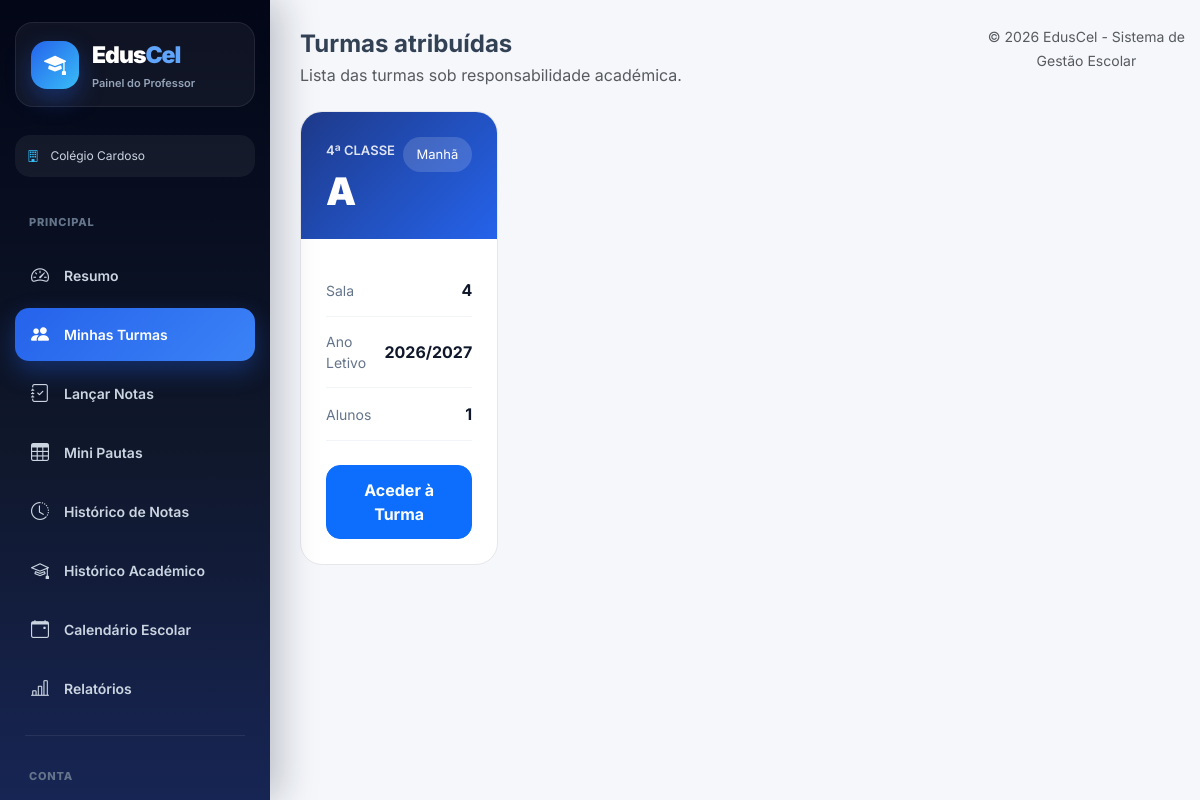
The app's page /professor/turmas/ (signed in) with its own data.
### users/models.py (models this page shows, shortened)
class User(AbstractUser):
    ROLE_CHOICES = (
        ("SUPERADMIN", "Super Admin"),
        ("DIRETOR", "Diretor"),
        ("DIRETOR_PEDAGOGICO", "Diretor Pedagógico"),
        ("PROFESSOR", "Professor"),
        ("ALUNO", "Aluno"),
        ("FINANCEIRO", "Financeiro"),
        ("SECRETARIA", "Secretaria"),
    )
    role = models.CharField(
        max_length=25,
        choices=ROLE_CHOICES,
        default="ALUNO",
        verbose_name="Perfil"
    )
    ativo = models.BooleanField(
        default=True,
        verbose_name="Ativo"
    )
    escola = models.ForeignKey(
        "academic.Escola",
        on_delete=models.CASCADE,
        null=True,
        blank=True,
        related_name="usuarios",
        verbose_name="Escola"
    )
    telefone = models.CharField(
        max_length=20,
        unique=True,
        null=True,
        blank=True,
        verbose_name="Telefone"
    )
    telefone_verificado = models.BooleanField(
        default=False,
        verbose_name="Telefone Verificado"
    )
    email_verificado = models.BooleanField(
        default=False,
        verbose_name="Email Verificado"
    )
    criado_em = models.DateTimeField(
        auto_now_add=True,
        verbose_name="Criado em"
    )
    tentativas_login = models.PositiveIntegerField(
        default=0
    )
    bloqueado_ate = models.DateTimeField(
        null=True,
        blank=True
    )
    otp_codigo = models.CharField(
        max_length=128,
        null=True,
        blank=True,
        verbose_name="OTP"
    )
    otp_expira_em = models.DateTimeField(
        null=True,
        blank=True,
        verbose_name="Expira em"
    )
    otp_tentativas = models.PositiveIntegerField(
        default=0,
        verbose_name="Tentativas OTP"
    )
    ultimo_envio_otp = models.DateTimeField(
        null=True,
        blank=True,
        verbose_name="Último envio OTP"
    )
    objects = UserManager()

### academic/models.py (models this page shows, shortened)
class Escola(models.Model):
    nome = models.CharField(
        "Nome da Escola",
        max_length=255
    )
    codigo = models.CharField(
        "Código da Escola",
        max_length=10,
        unique=True,
        blank=True,
        help_text="Código usado no login da escola"
    )
    logo = models.ImageField(
        upload_to='logos_escolas/',
        blank=True,
        null=True
    )
    endereco = models.CharField(
        "Endereço",
        max_length=255
    )
    provincia = models.CharField(
        "Província",
        max_length=100,
        blank=True,
        null=True
    )
    municipio = models.CharField(
        "Município",
        max_length=100,
        blank=True,
        null=True
    )
    telefone = models.CharField(
        "Telefone",
        max_length=20
    )
    nif = models.CharField(
        "NIF",
        max_length=14,
        blank=True,
        null=True,
        help_text="Número de Identificação Fiscal da escola"
    )
    email = models.EmailField(
        "Email da Escola",
        max_length=254,
        blank=True,
        null=True,
        help_text="Email oficial da escola"
    )
    plano = models.ForeignKey(
        "Plano",
        on_delete=models.SET_NULL,
        null=True,
        blank=True,
        related_name="escolas",
        verbose_name="Plano"
    )
    data_expiracao = models.DateField(
        "Data de Expiração do Plano",
        null=True,
        blank=True
    )
    ativo = models.BooleanField(
        "Ativo",
        default=True
    )
    criada_em = models.DateTimeField(
        "Criada em",
        auto_now_add=True
    )
    class Meta:
        verbose_name = "Escola"
        verbose_name_plural = "Escolas"
        ordering = ["nome"]

class Turma(models.Model):
    CLASSE_CHOICES = [
        ('0', 'Iniciação'),
        ('1', '1ª Classe'),
        ('2', '2ª Classe'),
        ('3', '3ª Classe'),
        ('4', '4ª Classe'),
        ('5', '5ª Classe'),
        ('6', '6ª Classe'),
        ('7', '7ª Classe'),
        ('8', '8ª Classe'),
        ('9', '9ª Classe'),
        ('10', '10ª Classe'),
        ('11', '11ª Classe'),
        ('12', '12ª Classe'),
        ('13', '13ª Classe'),
    ]
    TURNOS = [
        ('MANHA', 'Manhã'),
        ('TARDE', 'Tarde'),
        ('NOITE', 'Noite'),
    ]
    classe = models.CharField(
        max_length=10,
        choices=CLASSE_CHOICES,
        verbose_name="Classe"
    )
    curso = models.ForeignKey(
        'Curso',
        on_delete=models.SET_NULL,
        null=True,
        blank=True,
        related_name="turmas",
        verbose_name="Curso"
    )
    identificador = models.CharField(
        max_length=5,
        verbose_name="Identificador da Turma"
    )
    sala = models.CharField(
        max_length=20,
        null=True,
        blank=True,
        verbose_name="Sala"
    )
    turno = models.CharField(
        max_length=10,
        choices=TURNOS,
        default='MANHA',
        verbose_name='Turno'
    )
    ano_letivo = models.ForeignKey(
        'AnoLetivo',
        on_delete=models.CASCADE,
        related_name="turmas",
        verbose_name="Ano Letivo"
    )
    escola = models.ForeignKey(
        'Escola',
        on_delete=models.CASCADE,
        related_name="turmas",
        verbose_name="Escola"
    )
    professor = models.ForeignKey(
        settings.AUTH_USER_MODEL,
        on_delete=models.SET_NULL,
        related_name="turmas",
        limit_choices_to={"role": "PROFESSOR"},
        null=True,
        blank=True,
        verbose_name="Professor Responsável"
    )
    diretor_turma = models.ForeignKey(
        settings.AUTH_USER_MODEL,
        on_delete=models.SET_NULL,
        null=True,
        blank=True,
        limit_choices_to={
            "role": "PROFESSOR"
        },
        related_name="turmas_como_diretor",
        verbose_name="Diretor de Turma"
    )
    criada_em = models.DateTimeField(
        auto_now_add=True,
        verbose_name="Data de Criação"
    )
    class Meta:
        constraints = [
            models.UniqueConstraint(
                fields=[
                    'classe',
                    'identificador',
                    'turno',
                    'ano_letivo',
                    'escola',
                    'curso'
                ],
                name='unique_turma_por_curso'
            )
        ]
        verbose_name = "Turma"
        verbose_name_plural = "Turmas"

class AnoLetivo(models.Model):
    nome = models.CharField(max_length=20)  # Ex: 2025/2026
    ativo = models.BooleanField(default=True)
    escola = models.ForeignKey(
        "Escola",
        on_delete=models.CASCADE,
        related_name="anos_letivos"
    )
    def __str__(self):
        return self.nome

### core/views.py (the view, shortened to what this page needs)
# urls.py: path("professor/turmas/", views.minhas_turmas, name="minhas_turmas"),
@login_required
def minhas_turmas(request):
    if request.user.role != "PROFESSOR":
        return redirect(
            "dashboard"
        )
    professor = request.user
    escola = professor.escola
    ano_letivo = AnoLetivo.objects.filter(
        escola=escola,
        ativo=True
    ).first()
    turmas = (
        Turma.objects
        .filter(
            escola=escola,
            ano_letivo=ano_letivo,
            disciplinas__professor=professor
        )
        .select_related(
            "curso",
            "ano_letivo",
            "escola"
        )
        .prefetch_related(
            "alunos"
        )
        .distinct()
        .order_by(
            "classe",
            "identificador"
        )
    )
    context = {
        "turmas": turmas,
        "total_turmas": turmas.count(),
        "ano_letivo": ano_letivo,
    }
    return render(
        request,
        "minhas_turmas.html",
        context
    )

### core/templates/minhas_turmas.html (shortened to what this page needs)
{% extends "base_professor.html" %}
{% load static %}
{% block content %}
{% if turmas %}
<div class="turmas-header mb-4">
    <div>
        <h4 class="fw-bold mb-1">
            Turmas atribuídas
        </h4>
        <p class="text-muted mb-0">
            Lista das turmas sob responsabilidade académica.
        </p>
    </div>
</div>
<div class="row g-4">
{% for turma in turmas %}
<div class="col-xl-4 col-lg-6">
<div class="turma-item">
<div class="turma-top">
<div>
<span class="classe-label">
{{ turma.get_classe_display }}
</span>
<h3>
{{ turma.identificador }}
</h3>
</div>
<div class="turno-box">
{{ turma.get_turno_display }}
</div>
</div>
<div class="turma-body">
<div class="linha-info">
<div>
Sala
</div>
<strong>
{% if turma.sala %}
{{ turma.sala }}
{% else %}
Não definida
{% endif %}
</strong>
</div>
<div class="linha-info">
<div>
Ano Letivo
</div>
<strong>
{{ turma.ano_letivo }}
</strong>
</div>
<div class="linha-info">
<div>
Alunos
</div>
<strong>
{{ turma.alunos.count }}
</strong>
</div>
<div class="mt-4">
<a href="{% url 'alunos_da_turma' turma.id %}"
class="btn btn-primary w-100 btn-acessar">
Aceder à Turma
</a>
</div>
</div>
</div>
</div>
{% endfor %}
</div>
{% endif %}
</div>
{% endblock %}

### core/templates/base_professor.html (shortened to what this page needs)
<!DOCTYPE html>
<html lang="pt">
<head>
<link
href="https://cdn.jsdelivr.net/npm/bootstrap@5.3.3/dist/css/bootstrap.min.css"
rel="stylesheet">
<link
href="https://cdn.jsdelivr.net/npm/bootstrap-icons@1.11.3/font/bootstrap-icons.css"
rel="stylesheet">
</head>
<body>
<div class="wrapper">
<aside class="sidebar">
<div class="logo-box">
<div class="logo-icon">
<i class="bi bi-mortarboard-fill"></i>
</div>
<div>
<div class="logo-text">
Edus<span>Cel</span>
</div>
<span class="logo-subtitle">
Painel do Professor
</span>
</div>
</div>
<div class="school-mini">
<i class="bi bi-building"></i>
{% if request.user.escola %}
{{ request.user.escola.nome }}
{% else %}
Escola não associada
{% endif %}
</div>
<ul class="menu">
<li class="menu-title">
Principal
</li>
<li>
<a href="{% url 'dashboard_professor' %}"
class="menu-link
">
<i class="bi bi-speedometer2"></i>
Resumo
</a>
</li>
<li>
<a href="{% url 'minhas_turmas' %}"
class="menu-link
{% if request.resolver_match.url_name == 'minhas_turmas' %}
active
{% endif %}
">
<i class="bi bi-people-fill"></i>
Minhas Turmas
</a>
</li>
<li>
<a href="{% url 'lancar_notas' %}"
class="menu-link
">
<i class="bi bi-journal-check"></i>
Lançar Notas
</a>
</li>
<li>
<a href="{% url 'mini_pautas' %}"
class="menu-link
">
<i class="bi bi-table"></i>
Mini Pautas
</a>
</li>
<li>
<a href="{% url 'historico_notas' %}"
class="menu-link
">
<i class="bi bi-clock-history"></i>
Histórico de Notas
</a>
</li>
<li>
<a href="{% url 'historico_professor' %}"
class="menu-link
">
<i class="bi bi-mortarboard"></i>
Histórico Académico
</a>
</li>
<li>
<a href="{% url 'calendario_professor' %}"
class="menu-link
">
<i class="bi bi-calendar-event"></i>
Calendário Escolar
</a>
</li>
<li>
<a href="{% url 'relatorios_professor' %}"
class="menu-link
">
<i class="bi bi-bar-chart-line"></i>
Relatórios
</a>
</li>
<div class="menu-divider"></div>
<li class="menu-title">
Conta
</li>
</ul>
</aside>
<div class="main">
<div class="content">
{% block content %}
{% endblock %}
</div>
<footer class="text-center py-4">
<span class="text-muted small">
© <span id="anoAtual"></span>
EdusCel - Sistema de Gestão Escolar
</span>
</footer>
</div>
</body>
</html>

### core/templates/base_professor.html (style rules this page uses)
:root { --primary:#2563eb; --primary-dark:#1d4ed8; --primary-light:#60a5fa; --dark:#0f172a; --dark-soft:#1e293b; --background:#f8fafc; --white:#ffffff; --text:#334155; --muted:#64748b; --border:#e2e8f0; --success:#16a34a; --danger:#dc2626; }
* { margin:0; padding:0; box-sizing:border-box; }
html { scroll-behavior:smooth; }
body { font-family:'Inter',sans-serif; background:var(--background); color:var(--text); overflow-x:hidden; }
a { text-decoration:none; }
.wrapper { display:flex; min-height:100vh; }
.sidebar { position:fixed; left:0; top:0; width:270px; height:100vh; background: linear-gradient( 180deg, #020617, #0f172a 55%, #172554 ); padding:22px 15px; overflow-y:auto; z-index:2000; box-shadow: 10px 0 35px rgba(15,23,42,.25); transition:.3s ease; }
.logo-box { display:flex; align-items:center; gap:13px; padding:15px; margin-bottom:28px; border-radius:18px; background: rgba(255,255,255,.05); border: 1px solid rgba(255,255,255,.08); }
.logo-icon { width:48px; height:48px; border-radius:16px; display:flex; align-items:center; justify-content:center; background: linear-gradient( 135deg, #2563eb, #38bdf8 ); color:white; font-size:22px; box-shadow: 0 10px 25px rgba(37,99,235,.35); }
.logo-text { color:white; font-size:23px; font-weight:900; letter-spacing:-1px; }
.logo-text span { color:#60a5fa; }
.logo-subtitle { display:block; color:#94a3b8; font-size:11px; font-weight:600; margin-top:2px; }
.school-mini { margin-bottom:25px; padding:12px; border-radius:15px; background: rgba(255,255,255,.06); color:#cbd5e1; font-size:12px; }
.school-mini i { color:#38bdf8; margin-right:8px; }
.menu { list-style:none; padding:0; margin:0; }
.menu-title { color:#64748b; font-size:11px; font-weight:800; text-transform:uppercase; letter-spacing:.8px; padding:12px 14px; }
.menu li { margin-bottom:6px; }
.menu-link { display:flex; align-items:center; gap:13px; padding:13px 14px; border-radius:14px; color:#cbd5e1; font-size:14px; font-weight:600; transition:.25s ease; }
.menu-link i { font-size:18px; width:22px; text-align:center; }
.menu-link.active { background: linear-gradient( 135deg, #2563eb, #3b82f6 ); color:white; box-shadow: 0 10px 25px rgba(37,99,235,.35); }
.menu-divider { height:1px; background: rgba(255,255,255,.08); margin:20px 10px; }
.main { margin-left:270px; width:calc(100% - 270px); min-height:100vh; display:flex; flex-direction:column; }
.content { padding:30px; flex:1; }

### core/templates/minhas_turmas.html (style rules this page uses)
:root { --primary:#0d6efd; --dark:#172033; --gray:#64748b; --background:#f5f7fb; }
body { background:var(--background); font-family: Inter, "Segoe UI", Arial, sans-serif; }
.turma-body { padding:25px; }
.turmas-header { display:flex; justify-content:space-between; align-items:center; }
.turma-item { background:#fff; border-radius:22px; overflow:hidden; border:1px solid #e5e7eb; transition:.3s ease; height:100%; }
.turma-top { padding:25px; background: linear-gradient( 135deg, #1e3a8a, #2563eb ); color:white; display:flex; justify-content:space-between; align-items:flex-start; }
.classe-label { font-size:13px; opacity:.85; text-transform:uppercase; font-weight:600; }
.turma-top h3 { margin-top:8px; font-size:38px; font-weight:900; margin-bottom:0; }
.turno-box { background: rgba(255,255,255,.15); padding:8px 14px; border-radius:30px; font-size:13px; }
.linha-info { display:flex; justify-content:space-between; align-items:center; padding:14px 0; border-bottom: 1px solid #f1f5f9; }
.linha-info div { color:#64748b; font-size:14px; }
.linha-info strong { color:#0f172a; }
.btn-acessar { border-radius:14px; padding:12px; font-weight:700; }

### records on screen
User: user.escola.nome "Colégio Cardoso"
Turma: classe "4ª CLASSE", identificador "A", turno "Manhã", sala "4", ano_letivo "2026/2027", alunos.count "1"
